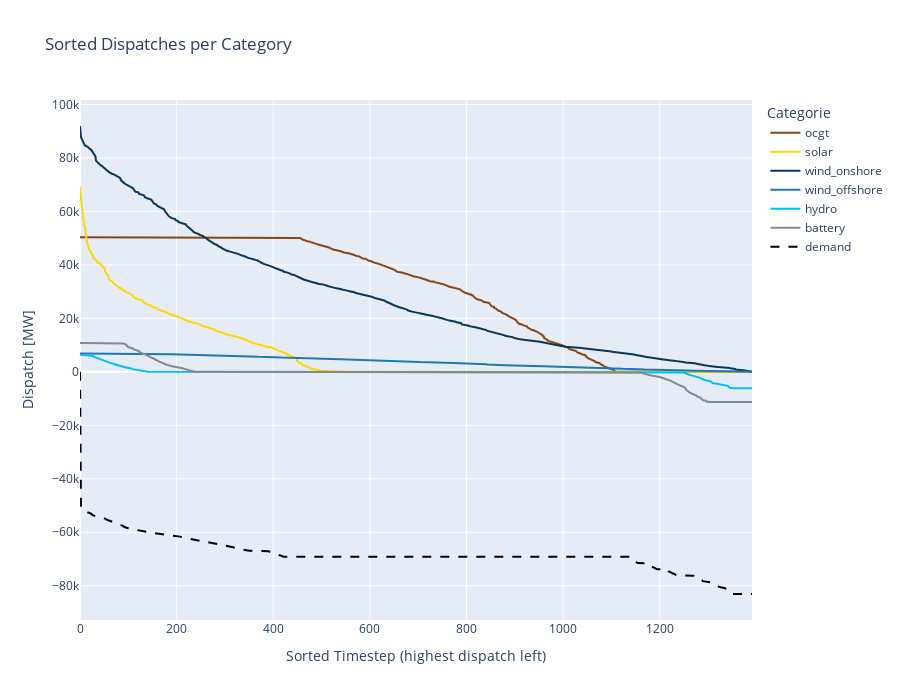

The notebook cell saved with this chart:
### Markdown cell above
## 2.2. Dispatch Duration Curve

### Code cell
fig = go.Figure()

for cat in layer_order:
    if cat in category_power_no_demand.columns:
        sorted_dispatch = np.sort(category_power_no_demand[cat].values)[::-1]
        fig.add_trace(
            go.Scatter(
                x=np.arange(len(sorted_dispatch)),
                y=sorted_dispatch,
                mode="lines",
                name=cat,
                line=dict(color=category_colors.get(cat, "#cccccc")),
            )
        )

# plot demand from category_power as well

sorted_demand = np.sort(category_power["demand"].values)[::-1]
fig.add_trace(
    go.Scatter(
        x=np.arange(len(sorted_demand)),
        y=sorted_demand,
        mode="lines",
        name="demand",
        line=dict(color="black", dash="dash"),
    )
)
# TODO: Warum ist hier 51, erwarte 62!

fig.update_layout(
    xaxis_title="Sorted Timestep (highest dispatch left)",
    yaxis_title="Dispatch [MW]",
    title="Sorted Dispatches per Category",
    legend_title="Categorie",
    hovermode="x unified",
    height=700,
)

fig.show()

### Figure 1 — Plotly figure (JSON) as saved in the notebook; plotly's stock layout.template omitted (floating-point values rounded to 4 significant figures; data arrays with more than 128 entries replaced by an {"elided": "..."} marker saying what was removed)
{"data": [{"line": {"color": "#8B4513"}, "mode": "lines", "name": "ocgt", "type": "scatter", "x": {"elided": "1392 int values"}, "y": {"elided": "1392 float values"}}, {"line": {"color": "#ffd700"}, "mode": "lines", "name": "solar", "type": "scatter", "x": {"elided": "1392 int values"}, "y": {"elided": "1392 float values"}}, {"line": {"color": "#0b3757"}, "mode": "lines", "name": "wind_onshore", "type": "scatter", "x": {"elided": "1392 int values"}, "y": {"elided": "1392 float values"}}, {"line": {"color": "#1f77b4"}, "mode": "lines", "name": "wind_offshore", "type": "scatter", "x": {"elided": "1392 int values"}, "y": {"elided": "1392 float values"}}, {"line": {"color": "#00bfff"}, "mode": "lines", "name": "hydro", "type": "scatter", "x": {"elided": "1392 int values"}, "y": {"elided": "1392 float values"}}, {"line": {"color": "#888888"}, "mode": "lines", "name": "battery", "type": "scatter", "x": {"elided": "1392 int values"}, "y": {"elided": "1392 float values"}}, {"line": {"color": "black", "dash": "dash"}, "mode": "lines", "name": "demand", "type": "scatter", "x": {"elided": "1392 int values"}, "y": {"elided": "1392 float values"}}], "layout": {"height": 700, "hovermode": "x unified", "legend": {"title": {"text": "Categorie"}}, "title": {"text": "Sorted Dispatches per Category"}, "xaxis": {"title": {"text": "Sorted Timestep (highest dispatch left)"}}, "yaxis": {"title": {"text": "Dispatch [MW]"}}}}
